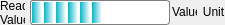
<?xml version="1.0" encoding="UTF-8"?>
<ui version="4.0">
 <class>ProgressBarGraph</class>
 <widget class="QWidget" name="ProgressBarGraph">
  <property name="geometry">
   <rect>
    <x>0</x>
    <y>0</y>
    <width>225</width>
    <height>25</height>
   </rect>
  </property>
  <property name="sizePolicy">
   <sizepolicy hsizetype="MinimumExpanding" vsizetype="Fixed">
    <horstretch>0</horstretch>
    <verstretch>0</verstretch>
   </sizepolicy>
  </property>
  <property name="minimumSize">
   <size>
    <width>200</width>
    <height>25</height>
   </size>
  </property>
  <property name="maximumSize">
   <size>
    <width>16777215</width>
    <height>25</height>
   </size>
  </property>
  <property name="sizeIncrement">
   <size>
    <width>25</width>
    <height>25</height>
   </size>
  </property>
  <property name="windowTitle">
   <string>Form</string>
  </property>
  <layout class="QHBoxLayout" name="horizontalLayout">
   <property name="spacing">
    <number>5</number>
   </property>
   <property name="leftMargin">
    <number>0</number>
   </property>
   <property name="topMargin">
    <number>0</number>
   </property>
   <property name="rightMargin">
    <number>0</number>
   </property>
   <property name="bottomMargin">
    <number>0</number>
   </property>
   <item>
    <widget class="QLabel" name="valueLabel">
     <property name="sizePolicy">
      <sizepolicy hsizetype="MinimumExpanding" vsizetype="Fixed">
       <horstretch>0</horstretch>
       <verstretch>0</verstretch>
      </sizepolicy>
     </property>
     <property name="minimumSize">
      <size>
       <width>25</width>
       <height>25</height>
      </size>
     </property>
     <property name="maximumSize">
      <size>
       <width>150</width>
       <height>16777215</height>
      </size>
     </property>
     <property name="sizeIncrement">
      <size>
       <width>25</width>
       <height>25</height>
      </size>
     </property>
     <property name="text">
      <string>Read Value Label</string>
     </property>
     <property name="wordWrap">
      <bool>true</bool>
     </property>
    </widget>
   </item>
   <item>
    <widget class="QProgressBar" name="pBar">
     <property name="enabled">
      <bool>true</bool>
     </property>
     <property name="sizePolicy">
      <sizepolicy hsizetype="Fixed" vsizetype="Fixed">
       <horstretch>0</horstretch>
       <verstretch>0</verstretch>
      </sizepolicy>
     </property>
     <property name="minimumSize">
      <size>
       <width>140</width>
       <height>25</height>
      </size>
     </property>
     <property name="maximumSize">
      <size>
       <width>140</width>
       <height>50</height>
      </size>
     </property>
     <property name="sizeIncrement">
      <size>
       <width>25</width>
       <height>25</height>
      </size>
     </property>
     <property name="styleSheet">
      <string notr="true">QProgressBar:horizontal {
border: 1px solid gray;
border-radius: 3px;
background: white;
padding: 1px;
}
QProgressBar::chunk:horizontal {
background: qlineargradient(x1: 0, y1: 0.5, x2: 1, y2: 0.5, stop: 0 #05B8CC, stop: 1 white);
margin-right: 2px; /* space */
width: 10px;
}</string>
     </property>
     <property name="value">
      <number>45</number>
     </property>
     <property name="textVisible">
      <bool>false</bool>
     </property>
     <property name="orientation">
      <enum>Qt::Horizontal</enum>
     </property>
     <property name="invertedAppearance">
      <bool>false</bool>
     </property>
     <property name="textDirection">
      <enum>QProgressBar::TopToBottom</enum>
     </property>
    </widget>
   </item>
   <item>
    <widget class="QLabel" name="value">
     <property name="sizePolicy">
      <sizepolicy hsizetype="MinimumExpanding" vsizetype="Fixed">
       <horstretch>0</horstretch>
       <verstretch>0</verstretch>
      </sizepolicy>
     </property>
     <property name="minimumSize">
      <size>
       <width>25</width>
       <height>0</height>
      </size>
     </property>
     <property name="sizeIncrement">
      <size>
       <width>25</width>
       <height>25</height>
      </size>
     </property>
     <property name="text">
      <string>Value</string>
     </property>
    </widget>
   </item>
   <item>
    <widget class="QLabel" name="unit">
     <property name="sizePolicy">
      <sizepolicy hsizetype="MinimumExpanding" vsizetype="Fixed">
       <horstretch>0</horstretch>
       <verstretch>0</verstretch>
      </sizepolicy>
     </property>
     <property name="maximumSize">
      <size>
       <width>50</width>
       <height>16777215</height>
      </size>
     </property>
     <property name="sizeIncrement">
      <size>
       <width>25</width>
       <height>25</height>
      </size>
     </property>
     <property name="text">
      <string>Unit</string>
     </property>
     <property name="alignment">
      <set>Qt::AlignCenter</set>
     </property>
    </widget>
   </item>
  </layout>
 </widget>
 <resources/>
 <connections/>
</ui>
